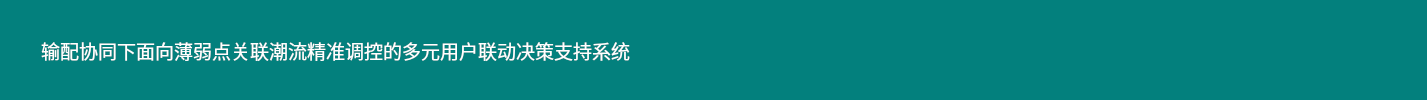
       <widget class="QWidget" name="widget" native="true">
        <property name="styleSheet">
         <string notr="true">background-color: rgb(3, 128, 125);
border-top-right-radius:15px;
border-top-left-radius:15px;
</string>
        </property>
        <layout class="QHBoxLayout" name="horizontalLayout_4">
         <item>
          <layout class="QHBoxLayout" name="horizontalLayout_2">
           <item>
            <spacer name="horizontalSpacer">
             <property name="orientation">
              <enum>Qt::Horizontal</enum>
             </property>
             <property name="sizeType">
              <enum>QSizePolicy::Fixed</enum>
             </property>
             <property name="sizeHint" stdset="0">
              <size>
               <width>30</width>
               <height>18</height>
              </size>
             </property>
            </spacer>
           </item>
           <item>
            <widget class="QLabel" name="label_333">
             <property name="font">
              <font>
               <family>微软雅黑</family>
               <pointsize>14</pointsize>
               <weight>9</weight>
               <italic>false</italic>
               <bold>false</bold>
              </font>
             </property>
             <property name="styleSheet">
              <string notr="true">font: 75 14pt &quot;微软雅黑&quot;;
color: rgb(255, 255, 255);</string>
             </property>
             <property name="text">
              <string>输配协同下面向薄弱点关联潮流精准调控的多元用户联动决策支持系统</string>
             </property>
            </widget>
           </item>
           <item>
            <spacer name="horizontalSpacer_4">
             <property name="orientation">
              <enum>Qt::Horizontal</enum>
             </property>
             <property name="sizeHint" stdset="0">
              <size>
               <width>40</width>
               <height>20</height>
              </size>
             </property>
            </spacer>
           </item>
           <item>
            <widget class="QPushButton" name="pushButton">
             <property name="minimumSize">
              <size>
               <width>255</width>
               <height>60</height>
              </size>
             </property>
             <property name="maximumSize">
              <size>
               <width>255</width>
               <height>60</height>
              </size>
             </property>
             <property name="styleSheet">
              <string notr="true">QPushButton{
	background-color: rgba(83, 234, 178,0);
border-radius:3px;
border-radius:3px;
	font: 9pt &quot;等线&quot;;
color: rgb(255, 255, 255);}

QPushButton:hover{
	background-color: rgba(255, 160, 7,0);
border-radius:3px;
border-radius:3px;
font: 9pt &quot;等线&quot;;
padding-left:3px;
padding-top:3px;
color: rgb(255, 255, 255);}
</string>
             </property>
             <property name="text">
              <string/>
             </property>
             <property name="icon">
              <iconset resource="image/image.qrc">
               <normaloff>:/icon/btn1.gif</normaloff>:/icon/btn1.gif</iconset>
             </property>
             <property name="iconSize">
              <size>
               <width>170</width>
               <height>50</height>
              </size>
             </property>
            </widget>
           </item>
           <item>
            <widget class="QPushButton" name="pushButton_2">
             <property name="minimumSize">
              <size>
               <width>255</width>
               <height>60</height>
              </size>
             </property>
             <property name="styleSheet">
              <string notr="true">QPushButton{background-color: rgba(85, 170, 255,0);
border-radius:3px;
border-radius:3px;
	font: 9pt &quot;等线&quot;;
color: rgb(255, 255, 255);}

QPushButton:hover{
	background-color: rgba(255, 160, 7,0);
border-radius:3px;
border-radius:3px;
font: 9pt &quot;等线&quot;;
padding-left:3px;
padding-top:3px;
color: rgb(255, 255, 255);}
</string>
             </property>
             <property name="text">
              <string/>
             </property>
             <property name="icon">
              <iconset resource="image/image.qrc">
               <normaloff>:/icon/btn2.gif</normaloff>:/icon/btn2.gif</iconset>
             </property>
             <property name="iconSize">
              <size>
               <width>170</width>
               <height>50</height>
              </size>
             </property>
            </widget>
           </item>
           <item>
            <spacer name="horizontalSpacer_2">
             <property name="orientation">
              <enum>Qt::Horizontal</enum>
             </property>
             <property name="sizeType">
              <enum>QSizePolicy::Fixed</enum>
             </property>
             <property name="sizeHint" stdset="0">
              <size>
               <width>80</width>
               <height>20</height>
              </size>
             </property>
            </spacer>
           </item>
           <item>
            <layout class="QHBoxLayout" name="horizontalLayout_3">
             <item>
              <widget class="QPushButton" name="btn_min">
               <property name="text">
                <string/>
               </property>
               <property name="icon">
                <iconset resource="image/image.qrc">
                 <normaloff>:/image/yellow.png</normaloff>:/image/yellow.png</iconset>
               </property>
              </widget>
             </item>
             <item>
              <widget class="QPushButton" name="btn_max">
               <property name="styleSheet">
                <string notr="true">QPushButton  hover{
	padding-top:3px;
	padding-right:3px;

}</string>
               </property>
               <property name="text">
                <string/>
               </property>
               <property name="icon">
                <iconset resource="image/image.qrc">
                 <normaloff>:/image/green.png</normaloff>:/image/green.png</iconset>
               </property>
              </widget>
             </item>
             <item>
              <widget class="QPushButton" name="btn_close">
               <property name="text">
                <string/>
               </property>
               <property name="icon">
                <iconset resource="image/image.qrc">
                 <normaloff>:/image/red.png</normaloff>:/image/red.png</iconset>
               </property>
              </widget>
             </item>
            </layout>
           </item>
           <item>
            <spacer name="horizontalSpacer_3">
             <property name="orientation">
              <enum>Qt::Horizontal</enum>
             </property>
             <property name="sizeType">
              <enum>QSizePolicy::Fixed</enum>
             </property>
             <property name="sizeHint" stdset="0">
              <size>
               <width>30</width>
               <height>20</height>
              </size>
             </property>
            </spacer>
           </item>
          </layout>
         </item>
        </layout>
       </widget>
